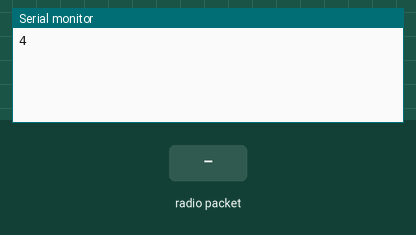
Simulated run of this sketch. Board: Arduino Uno, built with avr-gcc and run on an emulated ATmega328P. Shown: the last lines printed to the serial monitor. Inputs (shaded band) come from the test bench. No radio packets arrive unless stated.

Above: at 2.8 s.
2.9 s: radio packet "1" arrives
At 5.2 s:
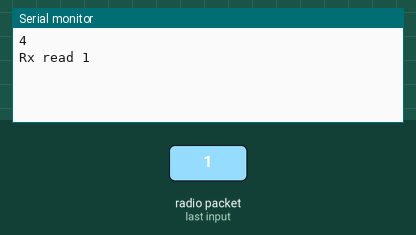
5.5 s: radio packet "0" arrives
At 7.1 s:
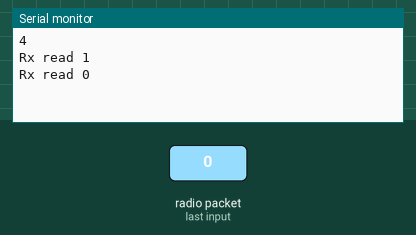
8.0 s: radio packet "2" arrives
At 8.8 s:
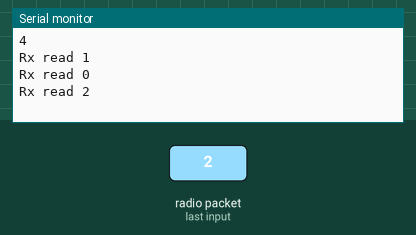

Measured:
- after the input at 2.9 s, the serial monitor: prints a new line after 1.1 s (image 1)
- after the input at 5.5 s, the serial monitor: prints a new line after 0.53 s (image 2)
- after the input at 8.0 s, the serial monitor: prints a new line at once (image 3)

The sketch:

Rx.ino
```cpp
// nRF24L01 communication 2 ways Arduino B

#include <SPI.h>
#include <printf.h>
#include <nRF24L01.h>
#include <RF24.h>

RF24 radio(3, 2); // Mega
//RF24 radio(6, 7); // Uno
const byte addresses[][6] = {"00001", "00002"}; // Setting the two addresses. One for transmitting and one for receiving

int ackData[2] = { -1, -1};

void setup()
{
  Serial.begin(115200);
  printf_begin();
  while (!Serial);

  radio.begin();                          // Starting the radio communication
  // radio.openWritingPipe(addresses[1]);    // Setting the address at which we will send the data
  radio.openReadingPipe(1, addresses[0]); // Setting the address at which we will receive the data
  radio.enableAckPayload();
  radio.setPALevel(RF24_PA_MIN);          // You can set it as minimum or maximum depending on the distance between the transmitter and receiver.
  radio.writeAckPayload(1, &ackData, sizeof(ackData)); // pre-load data

  Serial.println(sizeof(float));

  radio.printPrettyDetails();
}

void loop()
{
  static unsigned long LoopCount = 0;
  char buf[80];
  buf[0] = '\0';

  delay(5);
  radio.startListening();
  if (radio.available())
  {
    while (radio.available())
    {
      radio.read(&buf, sizeof(buf));
      Serial.print("Rx read " );
      Serial.println(buf);
      ackData[0] = LoopCount++;
      ackData[1] = LoopCount;
      radio.writeAckPayload(1, &ackData, sizeof(ackData)); // load the payload for the next time
    }
  }

//  if (LoopCount++ % 40 == 0)
//  {
//    strcat(buf, "from the receiver");
//
//    delay(5);
//    radio.stopListening();
//    if (radio.write(&buf, sizeof(buf)))
//    {
//      Serial.print("Rx sent: ");
//      Serial.println(buf);
//    }
//    else
//    {
//      Serial.print("Rx transmit FAILED to send: ");
//      Serial.println(buf);
//    }
//  }

  delay(2000);
}
```
